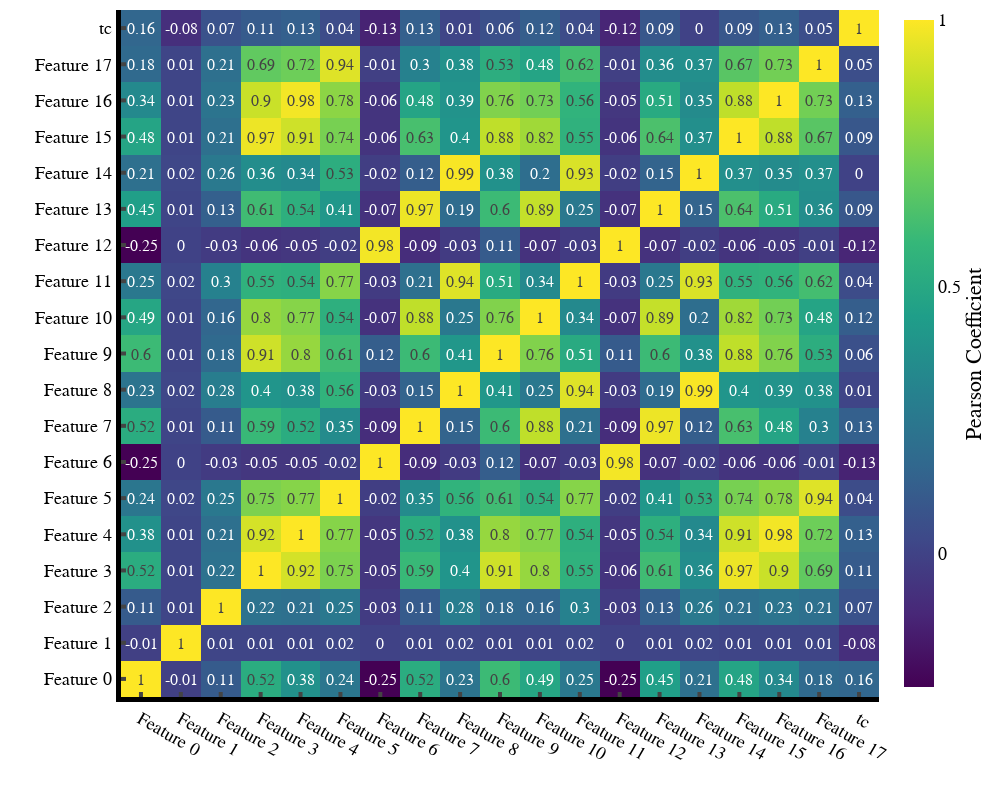

Here is the notebook cell this chart was saved with:
### Code cell
corr_matrix(df_features_all, PH_feature_names, 1000, 800, 16)

### Figure 1 — Plotly figure (JSON) as saved in the notebook; plotly's stock layout.template omitted (floating-point values rounded to 4 significant figures; data arrays with more than 128 entries replaced by an {"elided": "..."} marker saying what was removed)
{"data": [{"colorbar": {"ticktext": [-1, -0.5, 0, 0.5, 1], "tickvals": [-1, -0.5, 0, 0.5, 1], "title": {"side": "right", "text": "Pearson Coefficient"}}, "colorscale": [[0, "#440154"], [0.1111, "#482878"], [0.2222, "#3e4989"], [0.3333, "#31688e"], [0.4444, "#26828e"], [0.5556, "#1f9e89"], [0.6667, "#35b779"], [0.7778, "#6ece58"], [0.8889, "#b5de2b"], [1, "#fde725"]], "text": {"elided": "19x19 float values"}, "textfont": {"size": 16}, "texttemplate": "%{text}", "type": "heatmap", "x": ["Feature 0", "Feature 1", "Feature 2", "Feature 3", "Feature 4", "Feature 5", "Feature 6", "Feature 7", "Feature 8", "Feature 9", "Feature 10", "Feature 11", "Feature 12", "Feature 13", "Feature 14", "Feature 15", "Feature 16", "Feature 17", "tc"], "y": ["Feature 0", "Feature 1", "Feature 2", "Feature 3", "Feature 4", "Feature 5", "Feature 6", "Feature 7", "Feature 8", "Feature 9", "Feature 10", "Feature 11", "Feature 12", "Feature 13", "Feature 14", "Feature 15", "Feature 16", "Feature 17", "tc"], "z": {"elided": "19x19 float values"}}], "layout": {"font": {"color": "black", "family": "Helvetica", "size": 18}, "height": 800, "margin": {"b": 5, "l": 5, "r": 5, "t": 10}, "paper_bgcolor": "white", "plot_bgcolor": "white", "width": 1000, "xaxis": {"linecolor": "black", "linewidth": 5, "showline": true, "ticklen": 5, "ticks": "inside", "tickwidth": 4, "title": {"text": ""}}, "yaxis": {"linecolor": "black", "linewidth": 5, "showline": true, "ticklen": 5, "ticks": "inside", "tickwidth": 4, "title": {"text": ""}}}}
